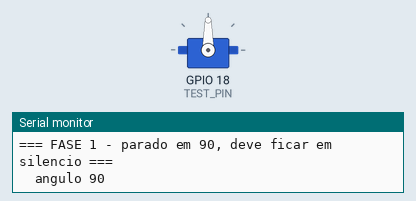
Bench run of a sketch on a simulated ESP32. Shown: servo, the last lines printed to the serial monitor.

Above: at 0.35 s.
At 4.35 s:
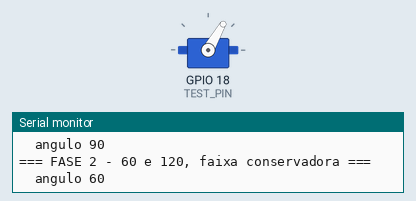
At 7.25 s:
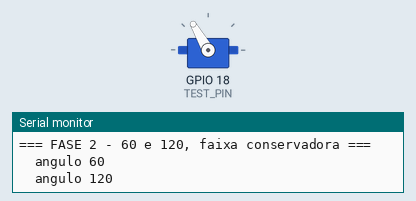
At 15.25 s:
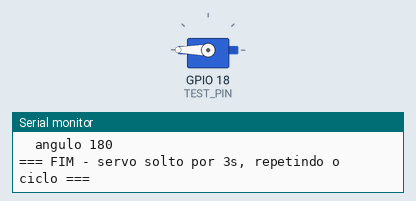
Timing chart, 0 to 19.8 s (numbered marks = the images above):
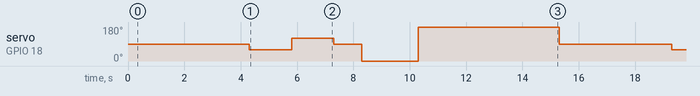

Measured:
- by itself, servo on GPIO 18 (TEST_PIN): repeats every 15.0 s: 120° 1.5 s, 90° 1.0 s, 0° 2.0 s, 180° 5.0 s, 90° 4.0 s, 60° 1.5 s

The sketch:

servo_test.ino
```cpp
// Teste isolado de UM servo, sem WiFi e sem MQTT.
// Roda 3 fases e imprime o que observar em cada uma. O objetivo e separar
// (a) alimentacao fraca de (b) pulso alem do batente mecanico do servo.
//
// COMO LER O RESULTADO:
//   FASE 1 (parado em 90, faixa conservadora)
//       silencioso e firme  -> alimentacao esta OK
//       treme ja aqui       -> o problema e ALIMENTACAO (corrente da fonte / GND)
//   FASE 2 (60 e 120, faixa conservadora)
//       move limpo          -> servo e sinal estao bons
//   FASE 3 (0 e 180, faixa larga, a mesma do main.ino)
//       so agora comeca a tremer/zumbir -> o servo esta forcando o BATENTE
//       mecanico. A correcao e no codigo, estreitando a faixa no main.ino.

#include <ESP32Servo.h>

const int TEST_PIN = 18;

// Faixa segura: praticamente todo servo hobby aceita sem forcar o batente.
const int PULSO_SEGURO_MIN = 1000;
const int PULSO_SEGURO_MAX = 2000;

// Faixa larga: exatamente a que o main.ino usa hoje.
const int PULSO_LARGO_MIN = 500;
const int PULSO_LARGO_MAX = 2400;

Servo s;


void fase(const char* titulo) {
    Serial.println();
    Serial.print("=== ");
    Serial.print(titulo);
    Serial.println(" ===");
}


void posicao(int angulo, unsigned long ms) {
    Serial.print("  angulo ");
    Serial.println(angulo);
    s.write(angulo);
    delay(ms);
}


void setup() {
    Serial.begin(115200);
    delay(300);
    ESP32PWM::allocateTimer(0);
    s.setPeriodHertz(50);
    Serial.print("Teste de servo no pino ");
    Serial.println(TEST_PIN);
}


void loop() {
    s.attach(TEST_PIN, PULSO_SEGURO_MIN, PULSO_SEGURO_MAX);

    fase("FASE 1 - parado em 90, deve ficar em silencio");
    posicao(90, 4000);

    fase("FASE 2 - 60 e 120, faixa conservadora");
    posicao(60, 1500);
    posicao(120, 1500);
    posicao(90, 1000);

    s.detach();
    s.attach(TEST_PIN, PULSO_LARGO_MIN, PULSO_LARGO_MAX);

    fase("FASE 3 - 0 e 180, faixa larga igual a do main.ino");
    posicao(0, 2000);
    posicao(180, 2000);

    s.detach();
    fase("FIM - servo solto por 3s, repetindo o ciclo");
    delay(3000);
}
```
